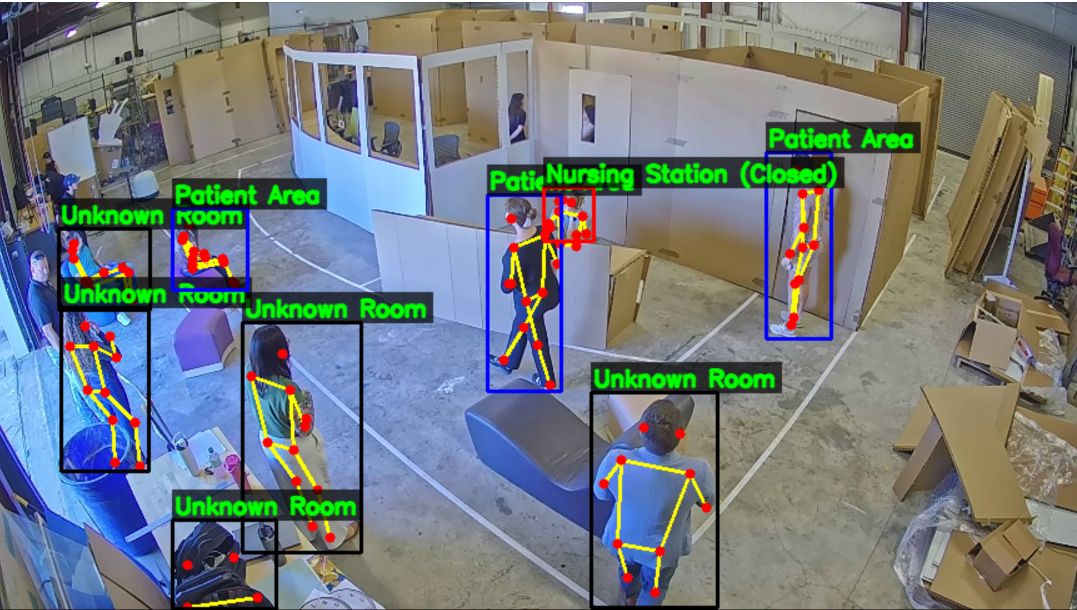
#> input picture random_code/new__first_frame_789.png, 2153 x 1220 px, found by its file name (shown at 1/2 size)
$ python segment_room.py
#> lines starting #> are read from the running program, lines starting #| are printed output that depends on the picture
#> in manual_multi_segmentation, original_image is the input picture: shape (1220, 2153, 3); mean B, G, R 127, 123.5, 114.9
import cv2
import numpy as np
from pathlib import Path

# --- Global Variables ---
# A list to store completed polygons. Each polygon is a list of points.
polygons = []
# A list of points for the polygon currently being drawn.
current_points = []
# A predefined list of colors (in BGR format) to cycle through for each new polygon.
colors = [
    (255, 0, 0),    # Blue
    (0, 255, 0),    # Green
    (0, 0, 255),    # Red
    (255, 255, 0),  # Cyan
    (255, 0, 255),  # Magenta
    (0, 255, 255),  # Yellow
    (255, 255, 255) # White
]

# The original image, loaded once.
original_image = None
# A transparent overlay where we will draw the final colored, filled polygons.
final_overlay = None

def redraw_canvas():
    """Redraws the main display image by blending the original image with the final overlay."""
    # Start with a fresh copy of the original image
    display_image = original_image.copy()

    # Blend the overlay containing all completed polygons with the original image
    # The alpha (transparency) can be adjusted here (e.g., 0.4 for overlay, 0.6 for original)
    cv2.addWeighted(final_overlay, 0.4, display_image, 0.6, 0, display_image)
#> final_overlay: shape (1220, 2153, 3); every value is 0
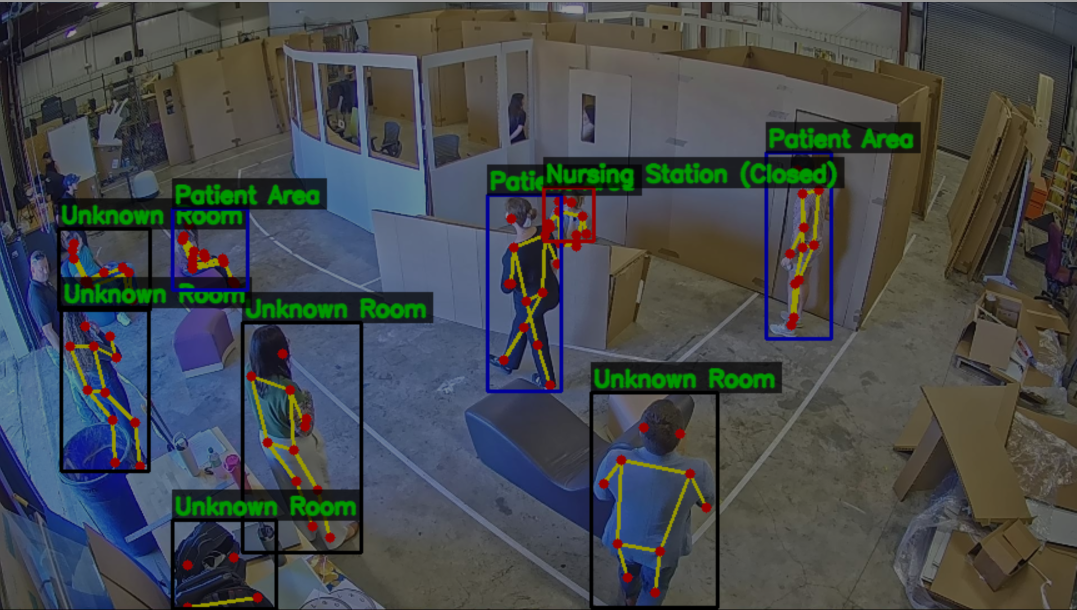
#> display_image: shape (1220, 2153, 3) (shown at 1/2 size); mean B, G, R 76.2, 74.1, 69

    # Draw the lines of the polygon currently being created
    if len(current_points) > 1:
        for i in range(len(current_points) - 1):
            cv2.line(display_image, current_points[i], current_points[i+1], (0, 255, 255), 2)

    # Draw vertices for the current polygon
    for point in current_points:
        cv2.circle(display_image, point, 4, (0, 0, 255), -1)

    cv2.imshow("Segmentation Tool", display_image)

def mouse_callback(event, x, y, flags, param):
    """Mouse callback function to handle drawing polygons."""
    global current_points, polygons, final_overlay

    # Left-click to add a new vertex to the current polygon
    if event == cv2.EVENT_LBUTTONDOWN:
        current_points.append((x, y))
        print(f"Vertex added at ({x}, {y}). Current vertices: {len(current_points)}")
        redraw_canvas()

    # Right-click to finish the current polygon
    elif event == cv2.EVENT_RBUTTONDOWN:
        if len(current_points) >= 3:
            # Add the completed polygon to our main list
            polygons.append(np.array(current_points, dtype=np.int32))

            # Select the next color from our palette
            color_index = (len(polygons) - 1) % len(colors)
            color = colors[color_index]

            # Draw the filled polygon onto our persistent overlay
            cv2.fillPoly(final_overlay, [polygons[-1]], color)

            print(f"--- Polygon #{len(polygons)} finished with {len(current_points)} vertices. ---")

            # Clear the current points to start a new polygon
            current_points = []
            redraw_canvas()
        else:
            print("Cannot finish polygon: at least 3 vertices are required.")


def manual_multi_segmentation(image_path):
    """Initializes and runs the multi-region manual segmentation interface."""
    global original_image, final_overlay, polygons, current_points

    original_image = cv2.imread(image_path)
    if original_image is None:
        print(f"Error: Could not load image at {image_path}")
        return

    # Initialize a transparent overlay with the same dimensions as the original image
    final_overlay = np.zeros(original_image.shape, dtype=np.uint8)

    window_name = "Segmentation Tool"
    cv2.namedWindow(window_name)
    cv2.setMouseCallback(window_name, mouse_callback)

    print("--- Instructions ---")
    print("1. Left-Click (LMB) to add vertices for a polygon.")
    print("2. Right-Click (RMB) to complete the current polygon and start a new one.")
    print("3. Press 'r' to reset and clear all segmented regions.")
    print("4. Press 's' to generate and save the final segmented image.")
    print("5. Press 'q' to quit.")
    print("-" * 20)

    redraw_canvas()

    while True:
        key = cv2.waitKey(1) & 0xFF
#> (key q is pressed here)

        if key == ord('q'):
            break
        elif key == ord('r'):
            # Reset everything
            print("Resetting all segmented regions.")
            polygons = []
            current_points = []
            final_overlay = np.zeros(original_image.shape, dtype=np.uint8)
            redraw_canvas()
        elif key == ord('s'):
            # Generate and save the final image
            if not polygons:
                print("Cannot save: No regions have been segmented yet.")
                continue

            # Create the final blended image for saving
            final_result = cv2.addWeighted(original_image, 0.6, final_overlay, 0.4, 0)

            base_name = Path(image_path).stem

            # Define file paths for both outputs
            save_path_blended = f"{base_name}_multi_segmented.png"
            save_path_mask = f"{base_name}_mask_only.png"

            # Save both the blended image and the mask-only image
            cv2.imwrite(save_path_blended, final_result)
            cv2.imwrite(save_path_mask, final_overlay)
            print(f"Final segmented image saved to: {save_path_blended}")
            print(f"Mask-only image saved to: {save_path_mask}")

    cv2.destroyAllWindows()

if __name__ == "__main__":
    # NOTE: You MUST replace this path with the actual location of your image.
    IMAGE_FILE = "/Users/leohsuinthehouse/random_code/new__first_frame_789.png"

    image_path = Path(IMAGE_FILE)
    if not image_path.exists():
        print(f"!!! WARNING: Image '{IMAGE_FILE}' not found.")
        print("Please ensure the image is in the correct directory or update the IMAGE_FILE variable.")
        # Create a blank image to demonstrate the tool if the file is missing
        dummy_img = np.zeros((720, 1280, 3), dtype=np.uint8)
        image_path.parent.mkdir(parents=True, exist_ok=True)
        cv2.imwrite(str(image_path), dummy_img)
        print("A blank dummy image has been created to test the interface.")

    manual_multi_segmentation(IMAGE_FILE)

$ run again, with random_code/first_frame_789.png copied over random_code/new__first_frame_789.png
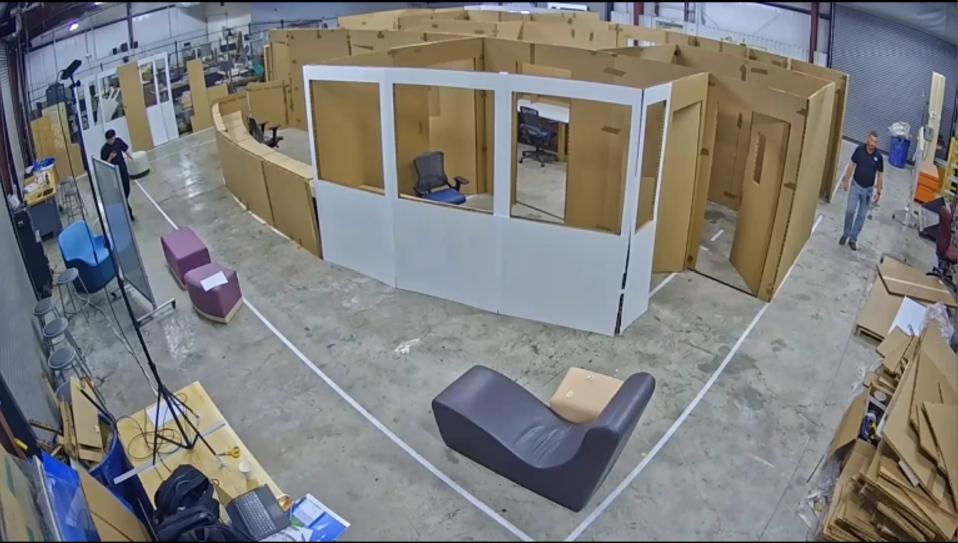
#> input picture random_code/first_frame_789.png, 1915 x 1085 px, found by its file name (shown at 1/2 size)
#> in manual_multi_segmentation, original_image is the input picture: shape (1085, 1915, 3); mean B, G, R 124.4, 125.1, 125.5
#> final_overlay: shape (1085, 1915, 3); every value is 0
#> in redraw_canvas, `cv2.addWeighted(final_overlay, 0.4, display_image, 0.6, 0, display_ima..`:
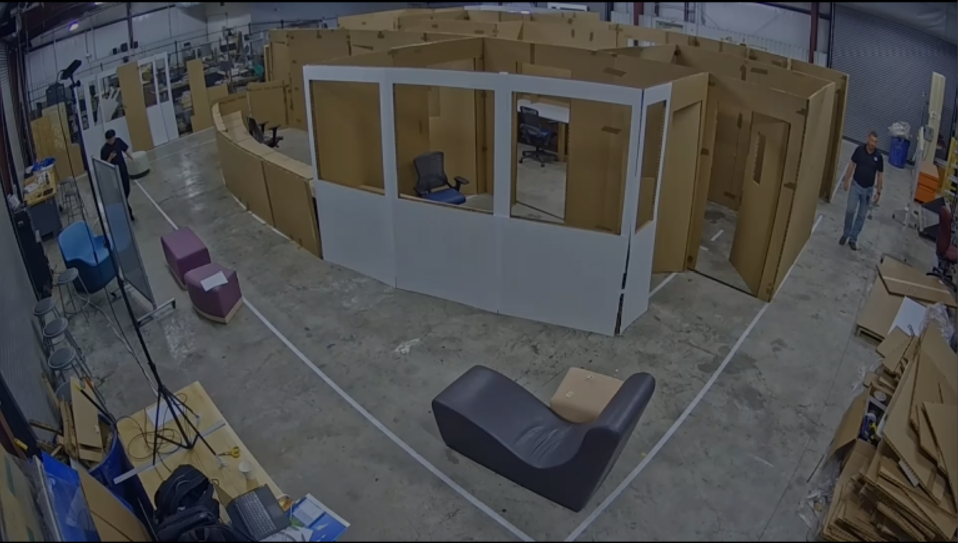
#> display_image: shape (1085, 1915, 3) (shown at 1/2 size); mean B, G, R 74.6, 75.1, 75.3

$ run again, with random_code/new_first_frame_123.png copied over random_code/new__first_frame_789.png
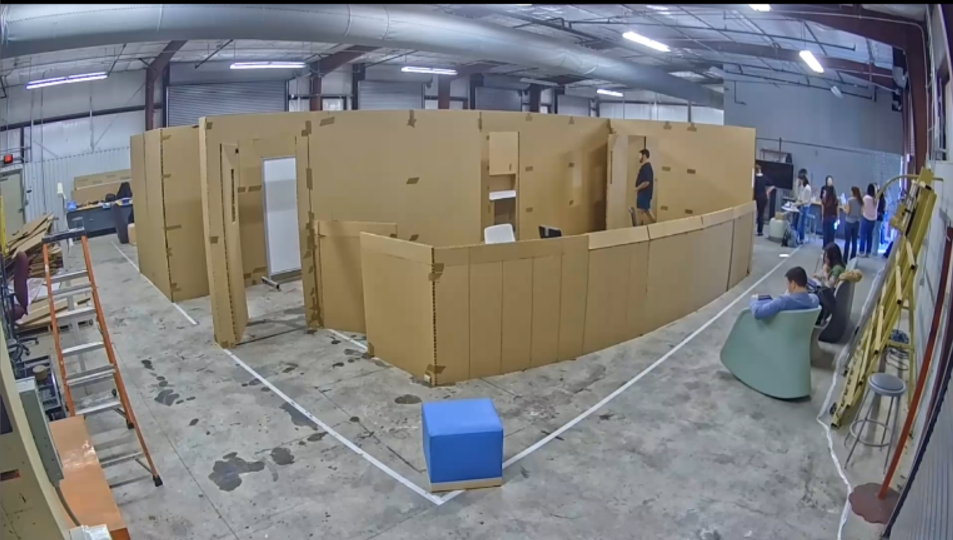
#> input picture random_code/new_first_frame_123.png, 1905 x 1080 px, found by its file name (shown at 1/2 size)
#> in manual_multi_segmentation, original_image is the input picture: shape (1080, 1905, 3); mean B, G, R 124.7, 125.7, 126.6
#> final_overlay: shape (1080, 1905, 3); every value is 0
#> in redraw_canvas, `cv2.addWeighted(final_overlay, 0.4, display_image, 0.6, 0, display_ima..`:
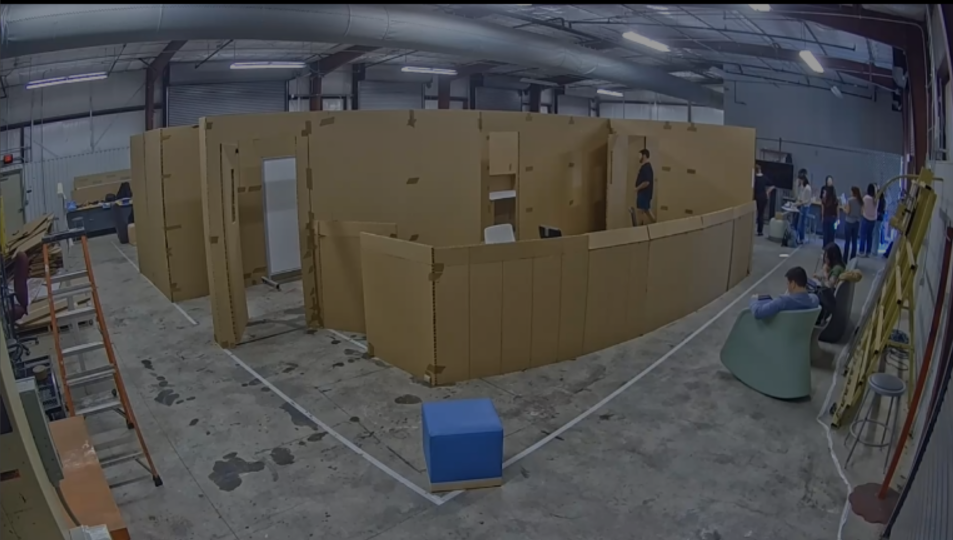
#> display_image: shape (1080, 1905, 3) (shown at 1/2 size); mean B, G, R 74.9, 75.4, 75.9
